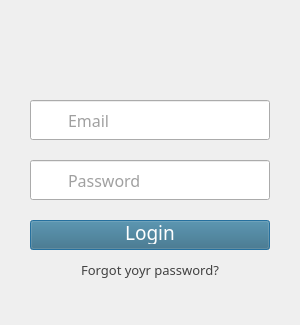
<?xml version="1.0" encoding="UTF-8"?>
<ui version="4.0">
 <class>SettingsDialog</class>
 <widget class="QDialog" name="SettingsDialog">
  <property name="windowModality">
   <enum>Qt::WindowModal</enum>
  </property>
  <property name="geometry">
   <rect>
    <x>0</x>
    <y>0</y>
    <width>300</width>
    <height>325</height>
   </rect>
  </property>
  <property name="minimumSize">
   <size>
    <width>300</width>
    <height>325</height>
   </size>
  </property>
  <property name="maximumSize">
   <size>
    <width>300</width>
    <height>325</height>
   </size>
  </property>
  <property name="windowTitle">
   <string>Settings</string>
  </property>
  <widget class="QLineEdit" name="login">
   <property name="geometry">
    <rect>
     <x>30</x>
     <y>100</y>
     <width>240</width>
     <height>40</height>
    </rect>
   </property>
   <property name="font">
    <font>
     <family>Droid Sans</family>
     <pointsize>12</pointsize>
     <weight>50</weight>
     <bold>false</bold>
    </font>
   </property>
   <property name="styleSheet">
    <string notr="true">padding: 10px 0 10px 35px;
color: rgb(65, 65, 65);</string>
   </property>
   <property name="inputMethodHints">
    <set>Qt::ImhLowercaseOnly</set>
   </property>
   <property name="maxLength">
    <number>32</number>
   </property>
   <property name="placeholderText">
    <string>Email</string>
   </property>
   <property name="cursorMoveStyle">
    <enum>Qt::VisualMoveStyle</enum>
   </property>
   <property name="clearButtonEnabled">
    <bool>true</bool>
   </property>
  </widget>
  <widget class="QLineEdit" name="passwd">
   <property name="geometry">
    <rect>
     <x>30</x>
     <y>160</y>
     <width>240</width>
     <height>40</height>
    </rect>
   </property>
   <property name="palette">
    <palette>
     <active>
      <colorrole role="WindowText">
       <brush brushstyle="SolidPattern">
        <color alpha="255">
         <red>65</red>
         <green>65</green>
         <blue>65</blue>
        </color>
       </brush>
      </colorrole>
      <colorrole role="Text">
       <brush brushstyle="SolidPattern">
        <color alpha="255">
         <red>65</red>
         <green>65</green>
         <blue>65</blue>
        </color>
       </brush>
      </colorrole>
      <colorrole role="ButtonText">
       <brush brushstyle="SolidPattern">
        <color alpha="255">
         <red>65</red>
         <green>65</green>
         <blue>65</blue>
        </color>
       </brush>
      </colorrole>
      <colorrole role="Highlight">
       <brush brushstyle="SolidPattern">
        <color alpha="255">
         <red>255</red>
         <green>255</green>
         <blue>255</blue>
        </color>
       </brush>
      </colorrole>
     </active>
     <inactive>
      <colorrole role="WindowText">
       <brush brushstyle="SolidPattern">
        <color alpha="255">
         <red>65</red>
         <green>65</green>
         <blue>65</blue>
        </color>
       </brush>
      </colorrole>
      <colorrole role="Text">
       <brush brushstyle="SolidPattern">
        <color alpha="255">
         <red>65</red>
         <green>65</green>
         <blue>65</blue>
        </color>
       </brush>
      </colorrole>
      <colorrole role="ButtonText">
       <brush brushstyle="SolidPattern">
        <color alpha="255">
         <red>65</red>
         <green>65</green>
         <blue>65</blue>
        </color>
       </brush>
      </colorrole>
      <colorrole role="Highlight">
       <brush brushstyle="SolidPattern">
        <color alpha="255">
         <red>255</red>
         <green>255</green>
         <blue>255</blue>
        </color>
       </brush>
      </colorrole>
     </inactive>
     <disabled>
      <colorrole role="WindowText">
       <brush brushstyle="SolidPattern">
        <color alpha="255">
         <red>65</red>
         <green>65</green>
         <blue>65</blue>
        </color>
       </brush>
      </colorrole>
      <colorrole role="Text">
       <brush brushstyle="SolidPattern">
        <color alpha="255">
         <red>65</red>
         <green>65</green>
         <blue>65</blue>
        </color>
       </brush>
      </colorrole>
      <colorrole role="ButtonText">
       <brush brushstyle="SolidPattern">
        <color alpha="255">
         <red>65</red>
         <green>65</green>
         <blue>65</blue>
        </color>
       </brush>
      </colorrole>
      <colorrole role="Highlight">
       <brush brushstyle="SolidPattern">
        <color alpha="255">
         <red>145</red>
         <green>141</green>
         <blue>126</blue>
        </color>
       </brush>
      </colorrole>
     </disabled>
    </palette>
   </property>
   <property name="font">
    <font>
     <family>Droid Sans</family>
     <pointsize>12</pointsize>
    </font>
   </property>
   <property name="styleSheet">
    <string notr="true">padding: 10px 35px;
color: rgb(65, 65, 65);</string>
   </property>
   <property name="maxLength">
    <number>32</number>
   </property>
   <property name="echoMode">
    <enum>QLineEdit::Password</enum>
   </property>
   <property name="placeholderText">
    <string>Password</string>
   </property>
   <property name="cursorMoveStyle">
    <enum>Qt::VisualMoveStyle</enum>
   </property>
  </widget>
  <widget class="QPushButton" name="loginButton">
   <property name="geometry">
    <rect>
     <x>30</x>
     <y>220</y>
     <width>240</width>
     <height>30</height>
    </rect>
   </property>
   <property name="palette">
    <palette>
     <active>
      <colorrole role="WindowText">
       <brush brushstyle="SolidPattern">
        <color alpha="255">
         <red>255</red>
         <green>255</green>
         <blue>255</blue>
        </color>
       </brush>
      </colorrole>
      <colorrole role="Button">
       <brush brushstyle="SolidPattern">
        <color alpha="255">
         <red>53</red>
         <green>104</green>
         <blue>126</blue>
        </color>
       </brush>
      </colorrole>
      <colorrole role="Light">
       <brush brushstyle="SolidPattern">
        <color alpha="255">
         <red>79</red>
         <green>156</green>
         <blue>189</blue>
        </color>
       </brush>
      </colorrole>
      <colorrole role="Midlight">
       <brush brushstyle="SolidPattern">
        <color alpha="255">
         <red>66</red>
         <green>130</green>
         <blue>157</blue>
        </color>
       </brush>
      </colorrole>
      <colorrole role="Dark">
       <brush brushstyle="SolidPattern">
        <color alpha="255">
         <red>26</red>
         <green>52</green>
         <blue>63</blue>
        </color>
       </brush>
      </colorrole>
      <colorrole role="Mid">
       <brush brushstyle="SolidPattern">
        <color alpha="255">
         <red>35</red>
         <green>69</green>
         <blue>84</blue>
        </color>
       </brush>
      </colorrole>
      <colorrole role="Text">
       <brush brushstyle="SolidPattern">
        <color alpha="255">
         <red>255</red>
         <green>255</green>
         <blue>255</blue>
        </color>
       </brush>
      </colorrole>
      <colorrole role="BrightText">
       <brush brushstyle="SolidPattern">
        <color alpha="255">
         <red>255</red>
         <green>255</green>
         <blue>255</blue>
        </color>
       </brush>
      </colorrole>
      <colorrole role="ButtonText">
       <brush brushstyle="SolidPattern">
        <color alpha="255">
         <red>255</red>
         <green>255</green>
         <blue>255</blue>
        </color>
       </brush>
      </colorrole>
      <colorrole role="Base">
       <brush brushstyle="SolidPattern">
        <color alpha="255">
         <red>0</red>
         <green>0</green>
         <blue>0</blue>
        </color>
       </brush>
      </colorrole>
      <colorrole role="Window">
       <brush brushstyle="SolidPattern">
        <color alpha="255">
         <red>53</red>
         <green>104</green>
         <blue>126</blue>
        </color>
       </brush>
      </colorrole>
      <colorrole role="Shadow">
       <brush brushstyle="SolidPattern">
        <color alpha="255">
         <red>0</red>
         <green>0</green>
         <blue>0</blue>
        </color>
       </brush>
      </colorrole>
      <colorrole role="AlternateBase">
       <brush brushstyle="SolidPattern">
        <color alpha="255">
         <red>26</red>
         <green>52</green>
         <blue>63</blue>
        </color>
       </brush>
      </colorrole>
      <colorrole role="ToolTipBase">
       <brush brushstyle="SolidPattern">
        <color alpha="255">
         <red>255</red>
         <green>255</green>
         <blue>220</blue>
        </color>
       </brush>
      </colorrole>
      <colorrole role="ToolTipText">
       <brush brushstyle="SolidPattern">
        <color alpha="255">
         <red>0</red>
         <green>0</green>
         <blue>0</blue>
        </color>
       </brush>
      </colorrole>
     </active>
     <inactive>
      <colorrole role="WindowText">
       <brush brushstyle="SolidPattern">
        <color alpha="255">
         <red>255</red>
         <green>255</green>
         <blue>255</blue>
        </color>
       </brush>
      </colorrole>
      <colorrole role="Button">
       <brush brushstyle="SolidPattern">
        <color alpha="255">
         <red>53</red>
         <green>104</green>
         <blue>126</blue>
        </color>
       </brush>
      </colorrole>
      <colorrole role="Light">
       <brush brushstyle="SolidPattern">
        <color alpha="255">
         <red>79</red>
         <green>156</green>
         <blue>189</blue>
        </color>
       </brush>
      </colorrole>
      <colorrole role="Midlight">
       <brush brushstyle="SolidPattern">
        <color alpha="255">
         <red>66</red>
         <green>130</green>
         <blue>157</blue>
        </color>
       </brush>
      </colorrole>
      <colorrole role="Dark">
       <brush brushstyle="SolidPattern">
        <color alpha="255">
         <red>26</red>
         <green>52</green>
         <blue>63</blue>
        </color>
       </brush>
      </colorrole>
      <colorrole role="Mid">
       <brush brushstyle="SolidPattern">
        <color alpha="255">
         <red>35</red>
         <green>69</green>
         <blue>84</blue>
        </color>
       </brush>
      </colorrole>
      <colorrole role="Text">
       <brush brushstyle="SolidPattern">
        <color alpha="255">
         <red>255</red>
         <green>255</green>
         <blue>255</blue>
        </color>
       </brush>
      </colorrole>
      <colorrole role="BrightText">
       <brush brushstyle="SolidPattern">
        <color alpha="255">
         <red>255</red>
         <green>255</green>
         <blue>255</blue>
        </color>
       </brush>
      </colorrole>
      <colorrole role="ButtonText">
       <brush brushstyle="SolidPattern">
        <color alpha="255">
         <red>255</red>
         <green>255</green>
         <blue>255</blue>
        </color>
       </brush>
      </colorrole>
      <colorrole role="Base">
       <brush brushstyle="SolidPattern">
        <color alpha="255">
         <red>0</red>
         <green>0</green>
         <blue>0</blue>
        </color>
       </brush>
      </colorrole>
      <colorrole role="Window">
       <brush brushstyle="SolidPattern">
        <color alpha="255">
         <red>53</red>
         <green>104</green>
         <blue>126</blue>
        </color>
       </brush>
      </colorrole>
      <colorrole role="Shadow">
       <brush brushstyle="SolidPattern">
        <color alpha="255">
         <red>0</red>
         <green>0</green>
         <blue>0</blue>
        </color>
       </brush>
      </colorrole>
      <colorrole role="AlternateBase">
       <brush brushstyle="SolidPattern">
        <color alpha="255">
         <red>26</red>
         <green>52</green>
         <blue>63</blue>
        </color>
       </brush>
      </colorrole>
      <colorrole role="ToolTipBase">
       <brush brushstyle="SolidPattern">
        <color alpha="255">
         <red>255</red>
         <green>255</green>
         <blue>220</blue>
        </color>
       </brush>
      </colorrole>
      <colorrole role="ToolTipText">
       <brush brushstyle="SolidPattern">
        <color alpha="255">
         <red>0</red>
         <green>0</green>
         <blue>0</blue>
        </color>
       </brush>
      </colorrole>
     </inactive>
     <disabled>
      <colorrole role="WindowText">
       <brush brushstyle="SolidPattern">
        <color alpha="255">
         <red>26</red>
         <green>52</green>
         <blue>63</blue>
        </color>
       </brush>
      </colorrole>
      <colorrole role="Button">
       <brush brushstyle="SolidPattern">
        <color alpha="255">
         <red>53</red>
         <green>104</green>
         <blue>126</blue>
        </color>
       </brush>
      </colorrole>
      <colorrole role="Light">
       <brush brushstyle="SolidPattern">
        <color alpha="255">
         <red>79</red>
         <green>156</green>
         <blue>189</blue>
        </color>
       </brush>
      </colorrole>
      <colorrole role="Midlight">
       <brush brushstyle="SolidPattern">
        <color alpha="255">
         <red>66</red>
         <green>130</green>
         <blue>157</blue>
        </color>
       </brush>
      </colorrole>
      <colorrole role="Dark">
       <brush brushstyle="SolidPattern">
        <color alpha="255">
         <red>26</red>
         <green>52</green>
         <blue>63</blue>
        </color>
       </brush>
      </colorrole>
      <colorrole role="Mid">
       <brush brushstyle="SolidPattern">
        <color alpha="255">
         <red>35</red>
         <green>69</green>
         <blue>84</blue>
        </color>
       </brush>
      </colorrole>
      <colorrole role="Text">
       <brush brushstyle="SolidPattern">
        <color alpha="255">
         <red>26</red>
         <green>52</green>
         <blue>63</blue>
        </color>
       </brush>
      </colorrole>
      <colorrole role="BrightText">
       <brush brushstyle="SolidPattern">
        <color alpha="255">
         <red>255</red>
         <green>255</green>
         <blue>255</blue>
        </color>
       </brush>
      </colorrole>
      <colorrole role="ButtonText">
       <brush brushstyle="SolidPattern">
        <color alpha="255">
         <red>26</red>
         <green>52</green>
         <blue>63</blue>
        </color>
       </brush>
      </colorrole>
      <colorrole role="Base">
       <brush brushstyle="SolidPattern">
        <color alpha="255">
         <red>53</red>
         <green>104</green>
         <blue>126</blue>
        </color>
       </brush>
      </colorrole>
      <colorrole role="Window">
       <brush brushstyle="SolidPattern">
        <color alpha="255">
         <red>53</red>
         <green>104</green>
         <blue>126</blue>
        </color>
       </brush>
      </colorrole>
      <colorrole role="Shadow">
       <brush brushstyle="SolidPattern">
        <color alpha="255">
         <red>0</red>
         <green>0</green>
         <blue>0</blue>
        </color>
       </brush>
      </colorrole>
      <colorrole role="AlternateBase">
       <brush brushstyle="SolidPattern">
        <color alpha="255">
         <red>53</red>
         <green>104</green>
         <blue>126</blue>
        </color>
       </brush>
      </colorrole>
      <colorrole role="ToolTipBase">
       <brush brushstyle="SolidPattern">
        <color alpha="255">
         <red>255</red>
         <green>255</green>
         <blue>220</blue>
        </color>
       </brush>
      </colorrole>
      <colorrole role="ToolTipText">
       <brush brushstyle="SolidPattern">
        <color alpha="255">
         <red>0</red>
         <green>0</green>
         <blue>0</blue>
        </color>
       </brush>
      </colorrole>
     </disabled>
    </palette>
   </property>
   <property name="font">
    <font>
     <family>Droid Sans</family>
     <pointsize>14</pointsize>
    </font>
   </property>
   <property name="cursor">
    <cursorShape>PointingHandCursor</cursorShape>
   </property>
   <property name="styleSheet">
    <string notr="true">padding: 0 0 5px</string>
   </property>
   <property name="text">
    <string>Login</string>
   </property>
  </widget>
  <widget class="QLabel" name="logo">
   <property name="geometry">
    <rect>
     <x>30</x>
     <y>0</y>
     <width>240</width>
     <height>100</height>
    </rect>
   </property>
   <property name="text">
    <string notr="true"/>
   </property>
   <property name="pixmap">
    <pixmap resource="../../tickmo.qrc">:/icon/trytickmo.gif</pixmap>
   </property>
   <property name="alignment">
    <set>Qt::AlignCenter</set>
   </property>
  </widget>
  <widget class="QLabel" name="forgot_passwd">
   <property name="geometry">
    <rect>
     <x>30</x>
     <y>260</y>
     <width>240</width>
     <height>20</height>
    </rect>
   </property>
   <property name="font">
    <font>
     <family>Droid Sans</family>
     <pointsize>10</pointsize>
    </font>
   </property>
   <property name="cursor">
    <cursorShape>PointingHandCursor</cursorShape>
   </property>
   <property name="styleSheet">
    <string notr="true">color: rgb(65, 65, 65);</string>
   </property>
   <property name="text">
    <string>Forgot yoyr password?</string>
   </property>
   <property name="alignment">
    <set>Qt::AlignCenter</set>
   </property>
  </widget>
  <widget class="QLabel" name="mail_icon">
   <property name="geometry">
    <rect>
     <x>40</x>
     <y>110</y>
     <width>20</width>
     <height>20</height>
    </rect>
   </property>
   <property name="text">
    <string notr="true"/>
   </property>
   <property name="pixmap">
    <pixmap resource="../../tickmo.qrc">:/icon/mail.png</pixmap>
   </property>
   <property name="scaledContents">
    <bool>true</bool>
   </property>
  </widget>
  <widget class="QLabel" name="lock_icon">
   <property name="geometry">
    <rect>
     <x>41</x>
     <y>170</y>
     <width>18</width>
     <height>18</height>
    </rect>
   </property>
   <property name="text">
    <string notr="true"/>
   </property>
   <property name="pixmap">
    <pixmap resource="../../tickmo.qrc">:/icon/lock.png</pixmap>
   </property>
   <property name="scaledContents">
    <bool>true</bool>
   </property>
  </widget>
 </widget>
 <resources>
  <include location="../../tickmo.qrc"/>
 </resources>
 <connections/>
</ui>
